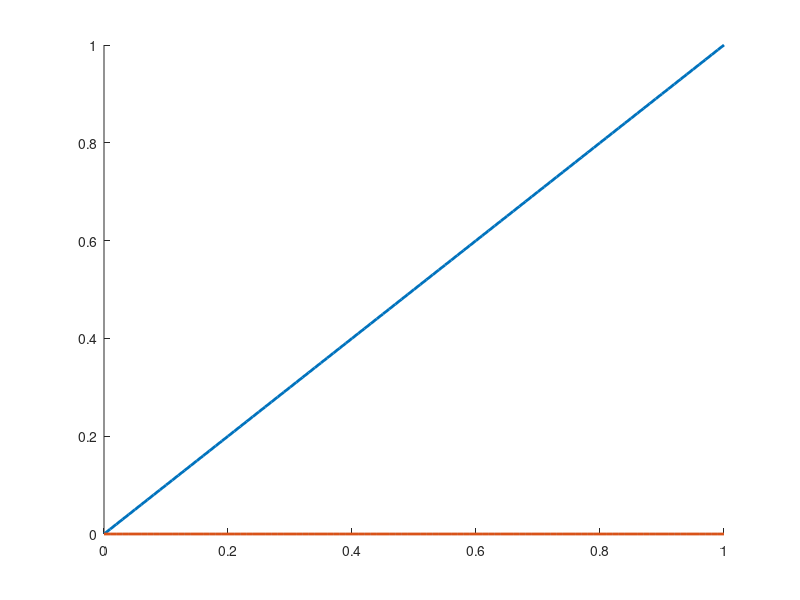

This figure's MATLAB source:
d = 0:0.01:01;

x = d;

figure; hold on;
plot(d, x, 'linewidth', 2);

y = d - 5;
y(y < 0) = 0;
plot(d, y, 'linewidth', 2);